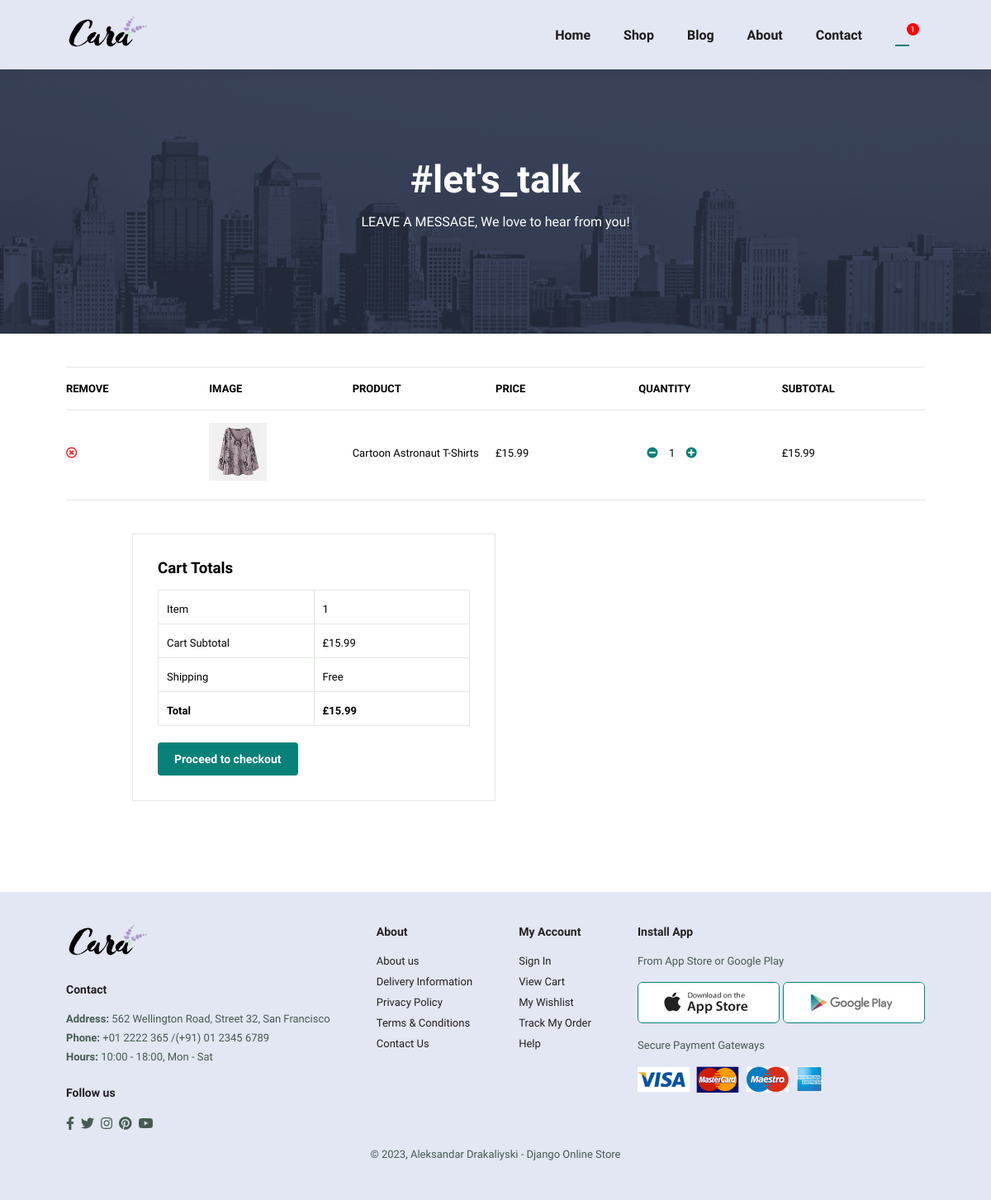
The app's page /cart/ (signed in) with its own data.
### store/models.py (models this page shows, shortened)
class OrderItem(models.Model):
    product = models.ForeignKey(Product, on_delete=models.SET_NULL, blank=True, null=True)
    order = models.ForeignKey(Order, on_delete=models.SET_NULL, blank=True, null=True)
    quantity = models.IntegerField(default=0, blank=True, null=True)
    date_added = models.DateTimeField(auto_now_add=True)
    @property
    def get_total(self):
        return self.product.price * self.quantity

class Product(models.Model):
    name = models.CharField(max_length=200, null=True)
    price = models.DecimalField(max_digits=7, decimal_places=2)
    brand = models.CharField(max_length=200, null=True)
    image = models.ImageField(null=True, blank=True)
    @property
    def imageURL(self):
        try:
            url = self.image.url
        except:
            url = ''
        return url

class Order(models.Model):
    customer = models.ForeignKey(Customer, on_delete=models.SET_NULL, blank=True, null=True)
    date_ordered = models.DateTimeField(auto_now_add=True)
    complete = models.BooleanField(default=False)
    transaction_id = models.CharField(max_length=100, null=True)
    @property
    def get_cart_total(self):
        orderitems=self.orderitem_set.all()
        total = sum([item.get_total for item in orderitems])
        return total
    @property
    def get_cart_items(self):
        orderitems=self.orderitem_set.all()
        total = sum([item.quantity for item in orderitems])
        return total

### store/views.py (the view)
# urls.py: path('cart/', views.cart, name='cart'),
def cart(request):
    if request.user.is_authenticated:
        customer = request.user.customer
        order, created = Order.objects.get_or_create(customer=customer, complete=False)
        items = order.orderitem_set.all()
        cart_items = order.get_cart_items
    else:
        items=[]
        order = {'get_cart_total':0, 'get_cart_items':0,}
        cart_items['get_cart_items']
    context = {
        'items': items, 'order': order,
        'get_cart_items': 0,
        'cart_items': cart_items,
        }
    return render(request, 'store/cart.html', context )

### store/templates/store/cart.html (shortened to what this page needs)
{% extends 'store/base.html' %}
{% load static %}
{%  block content %}
<section id="page-header" class="about-header">
    <h2>#let's_talk</h2>
    <p>LEAVE A MESSAGE, We love to hear from you!</p>
</section>
<section id="cart" class="section-p1">
    <table width="100%">
        <thead>
            <tr>
              <td>Remove</td>
              <td>Image</td>
              <td>Product</td>
              <td>Price</td>
              <td>Quantity</td>
              <td>Subtotal</td>
            </tr>
          </thead>
          {% for item in items %}
            <tbody>
              <tr>
                  <td><button data-product={{item.product.id}} data-action="delete" class="remove-btn update-cart"><i class="far fa-times-circle"></i></button></td>
                  <td><img src="{{ item.product.imageURL }}" alt=""></td>
                  <td>{{item.product.name}}</td>
                  <td>£{{item.product.price|floatformat:2}}</td>
                  <div class="qty-btns">
                    <td>
                      <button data-product={{item.product.id}} data-action="remove" class="update-cart qty-btn"><i class="fa fa-minus-circle" aria-hidden="true"></i></button>
                      {{item.quantity}}
                      <button data-product={{item.product.id}} data-action="add" class="update-cart qty-btn"><i class="fa fa-plus-circle" aria-hidden="true"></i></button>
                    </td>
                  </div>
                  <td>£{{item.get_total|floatformat:2}}</td>
              </tr>
            </tbody>
        {% endfor %}
    </table>
    <section id="cart-add" class="section-p1">
        <div id="subtotal">
            <h3>Cart Totals</h3>
            <table>
              <tr>
                {% if order.get_cart_items > 1 %}
                  <td>Items</td>
                {% else %}
                  <td>Item</td>
                {% endif %}
                <td>{{order.get_cart_items}}</td>
              </tr>
              <tr>
                <td>Cart Subtotal</td>
                <td>£{{order.get_cart_total|floatformat:2}}</td>
              </tr>
              <tr>
                <td>Shipping</td>
                <td>Free</td>
              </tr>
              <tr>
                <td><strong>Total</strong></td>
                <td><strong>£{{order.get_cart_total}}</strong></td>
              </tr>
            </table>
            <button class="normal"><a href="{% url 'checkout' %}">Proceed to checkout</a></button>
          </div>
    </section>
</section>
{% endblock %}

### static/css/style.css (style rules this page uses)
* { margin: 0; padding: 0; box-sizing: border-box; font-family: "Spartan", sans-serif; }
html { scroll-behavior: smooth; }
h2 { font-size: 46px; line-height: 54px; color: #222; }
p { font-size: 16px; color: #465b52; margin: 15px 0 20px 0; }
a { text-decoration: none; color: #fff }
.section-p1 { padding: 40px 80px; }
button.normal { font-size: 14px; font-weight: 600; padding: 15px 30px; color: #000; background-color: #fff; border-radius: 4px; cursor: pointer; border: none; outline: none; transition: 0.2s; }
body { width: 100%; }
#page-header { width: 100%; height: 40vh; background-size: cover; display: flex; justify-content: center; text-align: center; flex-direction: column; padding: 14px; }
#page-header h2, #page-header p { color: #fff; }
#cart { overflow-x: auto; }
#cart table { width: 100%; border-collapse: collapse; table-layout: fixed; white-space: nowrap; padding-top: 10px; }
#cart table img { width: 70px; }
#cart table thead { border: 1px solid #e2e9e1; border-left: none; border-right: none; }
#cart table thead td { font-weight: 700; text-transform: uppercase; font-size: 13px; padding: 18px 0; }
#cart table tbody tr td { padding-top: 15px; }
#cart table tbody td { font-size: 13px; }
#cart-add { display: flex; flex-wrap: wrap; justify-content: space-between; border: 1px solid #e2e9e1; border-left: none; border-right: none; border-bottom: none; margin-top: 20px; }
#subtotal h3 { padding-bottom: 15px; }
#subtotal button { background-color: #088178; padding: 12px 20px; }
#subtotal { width: 50%; margin-bottom: 30px; border: 1px solid #e2e9e1; padding: 30px; }
#subtotal table { border-collapse: collapse; width: 100%; margin-bottom: 20px; }
#subtotal table td { width: 50%; border: 1px solid #e2e9e1; padding: 10px; font-size: 13px; }
.fa-minus-circle, .fa-plus-circle { color: #088178; padding: 10px; }
.remove-btn { color: red; }
.qty-btn, .remove-btn { padding: 0; background: none; border: none; width: auto; height: auto; display: inline-block; }

### records on screen
OrderItem: product.imageURL (picture), product.name "Cartoon Astronaut T-Shirts", product.price "15.99", quantity "1", get_total "15.99"
Order: get_cart_items "1", get_cart_total "15.99"

### other values on screen
{{ cart_items }} "1"
